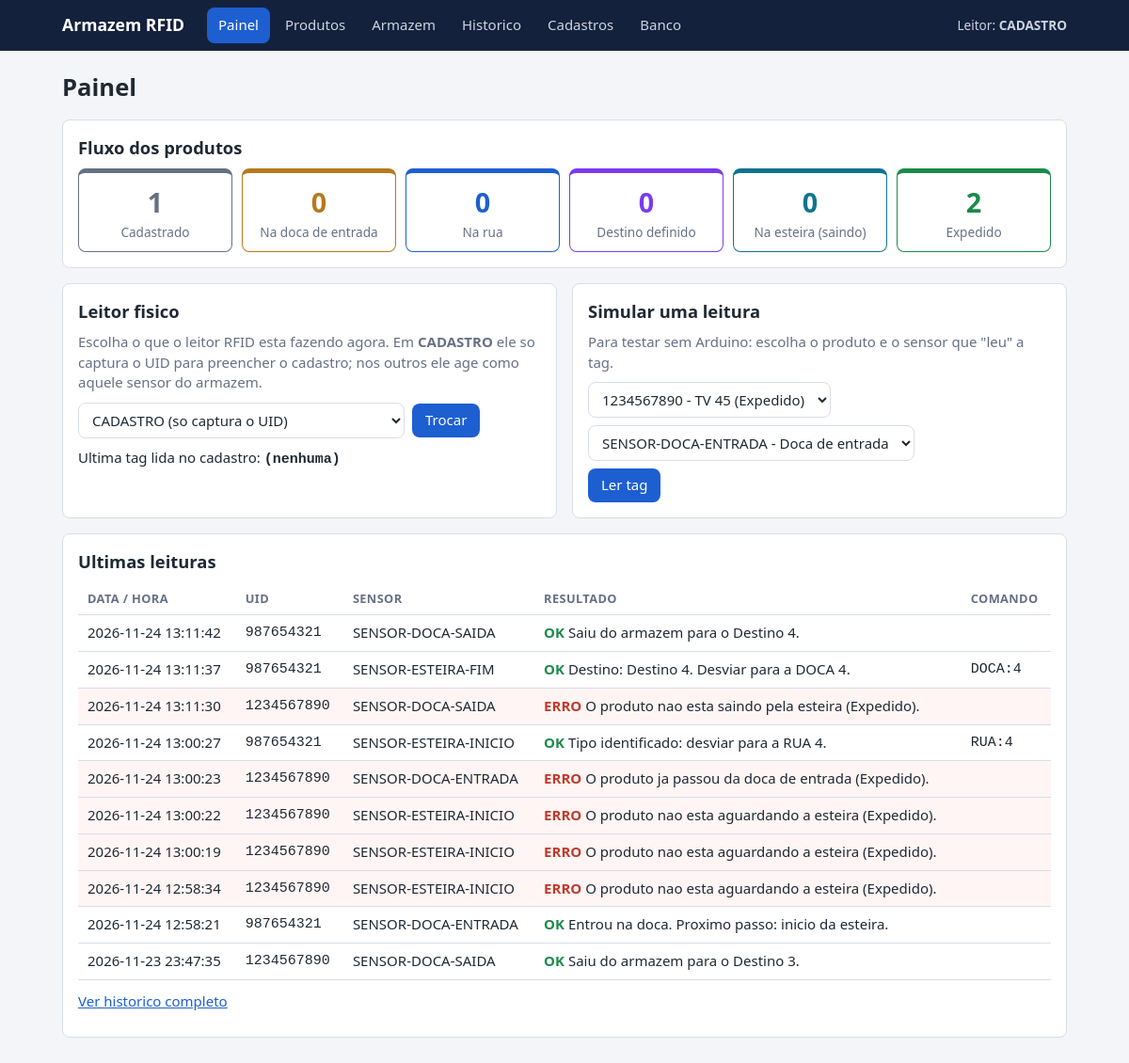
The page / on the database its author committed.
### tables this page shows
CREATE TABLE config (
    chave TEXT PRIMARY KEY,
    valor TEXT NOT NULL
);

CREATE TABLE produtos (
    id              INTEGER PRIMARY KEY AUTOINCREMENT,
    tag_uid         TEXT    NOT NULL UNIQUE,      -- UID da tag RFID
    tipo_produto_id INTEGER NOT NULL REFERENCES tipos_produto(id),
    status          TEXT    NOT NULL DEFAULT 'CADASTRADO',   -- veja STATUS em regras.py
    doca_entrada_id INTEGER REFERENCES docas(id),
    rua_id          INTEGER REFERENCES ruas(id),
    destino_id      INTEGER REFERENCES destinos(id),
    criado_em       TEXT    NOT NULL DEFAULT (datetime('now','localtime')),
    atualizado_em   TEXT    NOT NULL DEFAULT (datetime('now','localtime'))
);

CREATE TABLE eventos (
    id         INTEGER PRIMARY KEY AUTOINCREMENT,
    tag_uid    TEXT NOT NULL,
    produto_id INTEGER REFERENCES produtos(id) ON DELETE SET NULL,
    sensor_id  INTEGER REFERENCES sensores(id) ON DELETE SET NULL,
    sucesso    INTEGER NOT NULL,
    resultado  TEXT NOT NULL,
    comando    TEXT,                              -- comando enviado a esteira, se houve
    data_hora  TEXT NOT NULL DEFAULT (datetime('now','localtime'))
);

CREATE TABLE sensores (
    id      INTEGER PRIMARY KEY AUTOINCREMENT,
    codigo  TEXT NOT NULL UNIQUE,                 -- 'SENSOR-ESTEIRA-INICIO'
    local   TEXT NOT NULL CHECK (local IN ('DOCA_ENTRADA','ESTEIRA_INICIO','ESTEIRA_FIM','DOCA_SAIDA')),
    doca_id INTEGER REFERENCES docas(id)          -- opcional: doca em que o sensor fica
);

### app.py (the view)
@app.get("/")
def painel():
    por_status = {r["status"]: r["qtd"] for r in consulta("SELECT status, COUNT(*) AS qtd FROM produtos GROUP BY status")}
    return render_template(
        "painel.html",
        fluxo=[(codigo, nome, por_status.get(codigo, 0)) for codigo, nome in STATUS.items()],
        sensores=consulta("SELECT * FROM sensores ORDER BY id"),
        produtos=consulta(SQL_PRODUTOS + " ORDER BY p.id"),
        ultima=get_db().execute("SELECT * FROM ultima_leitura WHERE id=1").fetchone(),
        eventos=consulta(SQL_EVENTOS, 10),
    )

### app.py (called while the page is built)
@app.context_processor
def contexto_comum():
    return {"leitor_atual": banco.sensor_ativo(get_db())}

def consulta(sql, *params):
    return get_db().execute(sql, params).fetchall()

### banco.py (called while the page is built)
def get_db():
    if "db" not in g:
        g.db = sqlite3.connect(DB)
        g.db.row_factory = sqlite3.Row
        g.db.execute("PRAGMA foreign_keys = ON")
    return g.db

def fechar_db(_=None):
    db = g.pop("db", None)
    if db:
        db.close()

def sensor_ativo(db):
    r = db.execute("SELECT valor FROM config WHERE chave='sensor_ativo'").fetchone()
    return r[0] if r else "CADASTRO"

### regras.py (called while the page is built)
def rotulo_status(codigo):
    return STATUS.get(codigo, codigo)

### templates/painel.html (shortened to what this page needs)
{% extends "base.html" %}
{% set pagina = 'painel' %}
{% from "_macros.html" import tabela_eventos %}
{% block conteudo %}
<h1>Painel</h1>
<section class="card">
  <h2>Fluxo dos produtos</h2>
  <div class="fluxo" id="fluxo" data-auto>
    {% for codigo, nome, qtd in fluxo %}
      <div class="etapa st-{{ codigo|lower }}"><span class="qtd">{{ qtd }}</span><span class="nome">{{ nome }}</span></div>
    {% endfor %}
  </div>
</section>
<div class="grade">
  <section class="card">
    <h2>Leitor fisico</h2>
    <p class="suave">Escolha o que o leitor RFID esta fazendo agora. Em <b>CADASTRO</b> ele so captura o UID para
       preencher o cadastro; nos outros ele age como aquele sensor do armazem.</p>
    <form method="post" action="{{ url_for('trocar_sensor_ativo') }}" class="linha-form">
      <select name="sensor">
        <option value="CADASTRO" {{ 'selected' if leitor_atual == 'CADASTRO' }}>CADASTRO (so captura o UID)</option>
      </select>
      <button class="botao">Trocar</button>
    </form>
    <p>Ultima tag lida no cadastro: <b class="mono" id="ultima-uid">{{ ultima.tag_uid if ultima else '(nenhuma)' }}</b></p>
  </section>
  <section class="card">
    <h2>Simular uma leitura</h2>
    <p class="suave">Para testar sem Arduino: escolha o produto e o sensor que "leu" a tag.</p>
    <form method="post" action="{{ url_for('simular') }}" class="coluna-form">
      <select name="uid" required>
        {% for p in produtos %}<option value="{{ p.tag_uid }}">{{ p.tag_uid }} - {{ p.tipo }} ({{ rotulo_status(p.status) }})</option>
        {% else %}<option value="">(cadastre um produto primeiro)</option>{% endfor %}
      </select>
      <select name="sensor">
        {% for s in sensores %}<option value="{{ s.codigo }}">{{ s.codigo }} - {{ LOCAIS[s.local] }}</option>{% endfor %}
      </select>
      <button class="botao">Ler tag</button>
    </form>
  </section>
</div>
<section class="card">
  <h2>Ultimas leituras</h2>
  <div id="eventos-recentes" data-auto>{{ tabela_eventos(eventos) }}</div>
  <p><a href="{{ url_for('eventos') }}">Ver historico completo</a></p>
</section>
{% endblock %}

### templates/base.html (shortened to what this page needs)
<!doctype html>
<html lang="pt-br">
<head>
  <link rel="stylesheet" href="{{ url_for('static', filename='estilo.css') }}">
</head>
<body>
<header class="topo">
  <div class="container">
    <a class="logo" href="{{ url_for('painel') }}">Armazem RFID</a>
    <nav class="menu">
      <a href="{{ url_for('painel') }}"          class="{{ 'ativo' if pagina == 'painel' }}">Painel</a>
      <a href="{{ url_for('produtos') }}"        class="{{ 'ativo' if pagina == 'produtos' }}">Produtos</a>
      <a href="{{ url_for('armazem') }}"         class="{{ 'ativo' if pagina == 'armazem' }}">Armazem</a>
      <a href="{{ url_for('eventos') }}"         class="{{ 'ativo' if pagina == 'eventos' }}">Historico</a>
      <a href="{{ url_for('cadastros_inicio') }}" class="{{ 'ativo' if pagina == 'cadastros' }}">Cadastros</a>
      <a href="{{ url_for('ver_banco') }}"       class="{{ 'ativo' if pagina == 'banco' }}">Banco</a>
    </nav>
    <span class="leitor-atual" title="O que o leitor fisico esta fazendo agora">
      Leitor: <b>{{ leitor_atual }}</b>
    </span>
  </div>
</header>
<main class="container">
  {% block conteudo %}{% endblock %}
</main>
</body>
</html>

### templates/_macros.html (shortened to what this page needs)
{% macro tabela_eventos(lista) %}
<div class="rolagem">
<table class="tabela">
  <tr><th>Data / hora</th><th>UID</th><th>Sensor</th><th>Resultado</th><th>Comando</th></tr>
  {% for e in lista %}
  <tr class="{{ '' if e.sucesso else 'linha-erro' }}">
    <td>{{ e.data_hora }}</td>
    <td class="mono">{{ e.tag_uid }}</td>
    <td>{{ e.sensor or '-' }}</td>
    <td><span class="{{ 'texto-ok' if e.sucesso else 'texto-erro' }}">{{ 'OK' if e.sucesso else 'ERRO' }}</span> {{ e.resultado }}</td>
    <td class="mono">{{ e.comando or '' }}</td>
  </tr>
  {% else %}
  <tr><td colspan="5" class="vazio">Nenhuma leitura ainda.</td></tr>
  {% endfor %}
</table>
</div>
{% endmacro %}

### static/estilo.css (style rules this page uses)
:root { --cor-fundo: #f3f5f8; --cor-card: #ffffff; --cor-texto: #1f2933; --cor-texto-suave: #667085; --cor-borda: #d8dee6; --cor-principal: #1d5fd1; --cor-principal-hover:#164aa3; --cor-topo: #14213d; --cor-ok: #1b8a4b; --cor-erro: #c0392b; --st-cadastrado: #667085; --st-na_doca: #b7791f; --st-na_rua: #1d5fd1; --st-destino_definido: #7c3aed; --st-na_esteira: #0e7490; --st-expedido: #1b8a4b; --fonte: system-ui, -apple-system, "Segoe UI", Roboto, Arial, sans-serif; --fonte-codigo: ui-monospace, Consolas, "Courier New", monospace; --tamanho-fonte: 15px; --raio: 8px; --espaco: 16px; --largura-max: 1100px; }
* { box-sizing: border-box; }
body { margin: 0; font-family: var(--fonte); font-size: var(--tamanho-fonte); color: var(--cor-texto); background: var(--cor-fundo); line-height: 1.45; }
h1 { font-size: 1.6rem; margin: 0 0 var(--espaco); }
h2 { font-size: 1.15rem; margin: 0 0 8px; }
p { margin: 0 0 10px; }
a { color: var(--cor-principal); }
.container { max-width: var(--largura-max); margin: 0 auto; padding: 0 var(--espaco); }
main.container { padding-top: 20px; padding-bottom: 40px; }
.suave { color: var(--cor-texto-suave); }
.card > div + p { margin-top: 12px; }
.mono { font-family: var(--fonte-codigo); overflow-wrap: anywhere; }
.topo { background: var(--cor-topo); color: #fff; }
.topo .container { display: flex; align-items: center; gap: 24px; flex-wrap: wrap; min-height: 54px; }
.logo { color: #fff; font-weight: 700; font-size: 1.1rem; text-decoration: none; }
.menu { display: flex; gap: 4px; flex-wrap: wrap; flex: 1; }
.menu a { color: #cbd5e1; text-decoration: none; padding: 8px 12px; border-radius: var(--raio); }
.menu a.ativo { background: var(--cor-principal); color: #fff; }
.leitor-atual { font-size: .85rem; color: #cbd5e1; }
.card { background: var(--cor-card); border: 1px solid var(--cor-borda); border-radius: var(--raio); padding: var(--espaco); margin-bottom: var(--espaco); }
.grade { display: grid; grid-template-columns: repeat(auto-fit, minmax(320px, 1fr)); gap: var(--espaco); }
.grade .card, .grade-ruas .card { margin-bottom: 0; }
.grade { margin-bottom: var(--espaco); }
.texto-ok { color: var(--cor-ok); font-weight: 700; }
.texto-erro { color: var(--cor-erro); font-weight: 700; }
.rolagem { overflow-x: auto; }
.tabela { width: 100%; border-collapse: collapse; background: var(--cor-card); }
.tabela th, .tabela td { text-align: left; padding: 8px 10px; border-bottom: 1px solid var(--cor-borda); vertical-align: middle; }
.tabela th { font-size: .8rem; text-transform: uppercase; letter-spacing: .03em; color: var(--cor-texto-suave); }
.tabela tr.linha-erro td { background: #fff5f4; }
input, select { font: inherit; padding: 7px 10px; border: 1px solid var(--cor-borda); border-radius: var(--raio); background: #fff; color: var(--cor-texto); }
input, select { max-width: 100%; }
.botao { font: inherit; padding: 7px 14px; border: 0; border-radius: var(--raio); background: var(--cor-principal); color: #fff; cursor: pointer; }
.linha-form { display: flex; gap: 8px; flex-wrap: wrap; align-items: center; margin-bottom: 10px; }
.coluna-form { display: flex; flex-direction: column; gap: 8px; align-items: flex-start; }
.coluna-form select { max-width: 100%; }
.st-cadastrado { --cor-status: var(--st-cadastrado); }
.st-na_doca { --cor-status: var(--st-na_doca); }
.st-na_rua { --cor-status: var(--st-na_rua); }
.st-destino_definido { --cor-status: var(--st-destino_definido); }
.st-na_esteira { --cor-status: var(--st-na_esteira); }
.st-expedido { --cor-status: var(--st-expedido); }
.fluxo { display: grid; grid-template-columns: repeat(auto-fit, minmax(130px, 1fr)); gap: 10px; }
.etapa { border: 1px solid var(--cor-status); border-top: 5px solid var(--cor-status); border-radius: var(--raio); padding: 10px; text-align: center; }
.etapa .qtd { display: block; font-size: 1.8rem; font-weight: 700; color: var(--cor-status); }
.etapa .nome { font-size: .85rem; color: var(--cor-texto-suave); }

### rows shown on the page
config: valor "CADASTRO"
produtos: id "2", status "Expedido"
eventos: data_hora "2026-11-24 13:11:42", tag_uid "987654321", codigo "SENSOR-DOCA-SAIDA", sucesso "OK", resultado "Saiu do armazem para o Destino 4."
eventos: data_hora "2026-11-24 13:11:37", tag_uid "987654321", codigo "SENSOR-ESTEIRA-FIM", sucesso "OK", resultado "Destino: Destino 4. Desviar para a DOCA 4.", comando "DOCA:4"
eventos: data_hora "2026-11-24 13:11:30", tag_uid "1234567890", codigo "SENSOR-DOCA-SAIDA", sucesso "ERRO", resultado "O produto nao esta saindo pela esteira (Expedido)."
eventos: data_hora "2026-11-24 13:00:27", tag_uid "987654321", codigo "SENSOR-ESTEIRA-INICIO", sucesso "OK", resultado "Tipo identificado: desviar para a RUA 4.", comando "RUA:4"
eventos: data_hora "2026-11-24 13:00:23", tag_uid "1234567890", codigo "SENSOR-DOCA-ENTRADA", sucesso "ERRO", resultado "O produto ja passou da doca de entrada (Expedido)."
eventos: data_hora "2026-11-24 13:00:22", tag_uid "1234567890", codigo "SENSOR-ESTEIRA-INICIO", sucesso "ERRO", resultado "O produto nao esta aguardando a esteira (Expedido)."
eventos: data_hora "2026-11-24 13:00:19", tag_uid "1234567890", codigo "SENSOR-ESTEIRA-INICIO", sucesso "ERRO", resultado "O produto nao esta aguardando a esteira (Expedido)."
eventos: data_hora "2026-11-24 12:58:34", tag_uid "1234567890", codigo "SENSOR-ESTEIRA-INICIO", sucesso "ERRO", resultado "O produto nao esta aguardando a esteira (Expedido)."
eventos: data_hora "2026-11-24 12:58:21", tag_uid "987654321", codigo "SENSOR-DOCA-ENTRADA", sucesso "OK", resultado "Entrou na doca. Proximo passo: inicio da esteira."
eventos: data_hora "2026-11-23 23:47:35", tag_uid "1234567890", codigo "SENSOR-DOCA-SAIDA", sucesso "OK", resultado "Saiu do armazem para o Destino 3."

### other values the page prints
{{ qtd }} "1" "0" "0" "0" "0"
{{ nome }} "Cadastrado" "Na doca de entrada" "Na rua" "Destino definido" "Na esteira (saindo)"
{{ ultima.tag_uid if ultima else '(nenhuma)' }} "(nenhuma)"
form field uid "1234567890 - TV 45 (Expedido)"
form field sensor "SENSOR-DOCA-ENTRADA - Doca de entrada"
